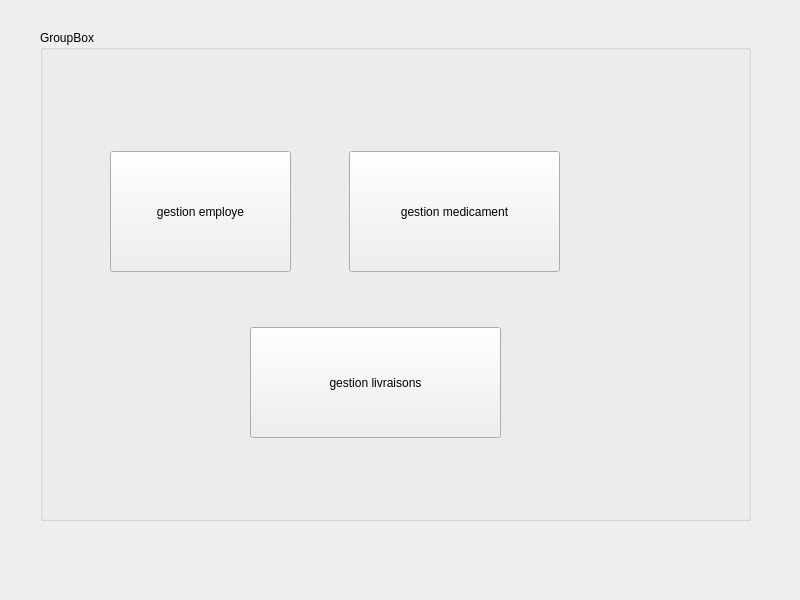
<?xml version="1.0" encoding="UTF-8"?>
<ui version="4.0">
 <class>MaClasse</class>
 <widget class="QWidget" name="MaClasse">
  <property name="geometry">
   <rect>
    <x>0</x>
    <y>0</y>
    <width>800</width>
    <height>600</height>
   </rect>
  </property>
  <property name="windowTitle">
   <string>MaClasse</string>
  </property>
  <widget class="QGroupBox" name="groupBox">
   <property name="geometry">
    <rect>
     <x>40</x>
     <y>30</y>
     <width>711</width>
     <height>491</height>
    </rect>
   </property>
   <property name="title">
    <string>GroupBox</string>
   </property>
   <widget class="QPushButton" name="pushButtonemp">
    <property name="geometry">
     <rect>
      <x>70</x>
      <y>121</y>
      <width>181</width>
      <height>121</height>
     </rect>
    </property>
    <property name="text">
     <string>gestion employe</string>
    </property>
   </widget>
   <widget class="QPushButton" name="pushButtonmedic">
    <property name="geometry">
     <rect>
      <x>309</x>
      <y>121</y>
      <width>211</width>
      <height>121</height>
     </rect>
    </property>
    <property name="text">
     <string>gestion medicament</string>
    </property>
   </widget>
   <widget class="QPushButton" name="pushButtonliv">
    <property name="geometry">
     <rect>
      <x>210</x>
      <y>297</y>
      <width>251</width>
      <height>111</height>
     </rect>
    </property>
    <property name="text">
     <string>gestion livraisons</string>
    </property>
   </widget>
  </widget>
 </widget>
 <resources/>
 <connections/>
</ui>
